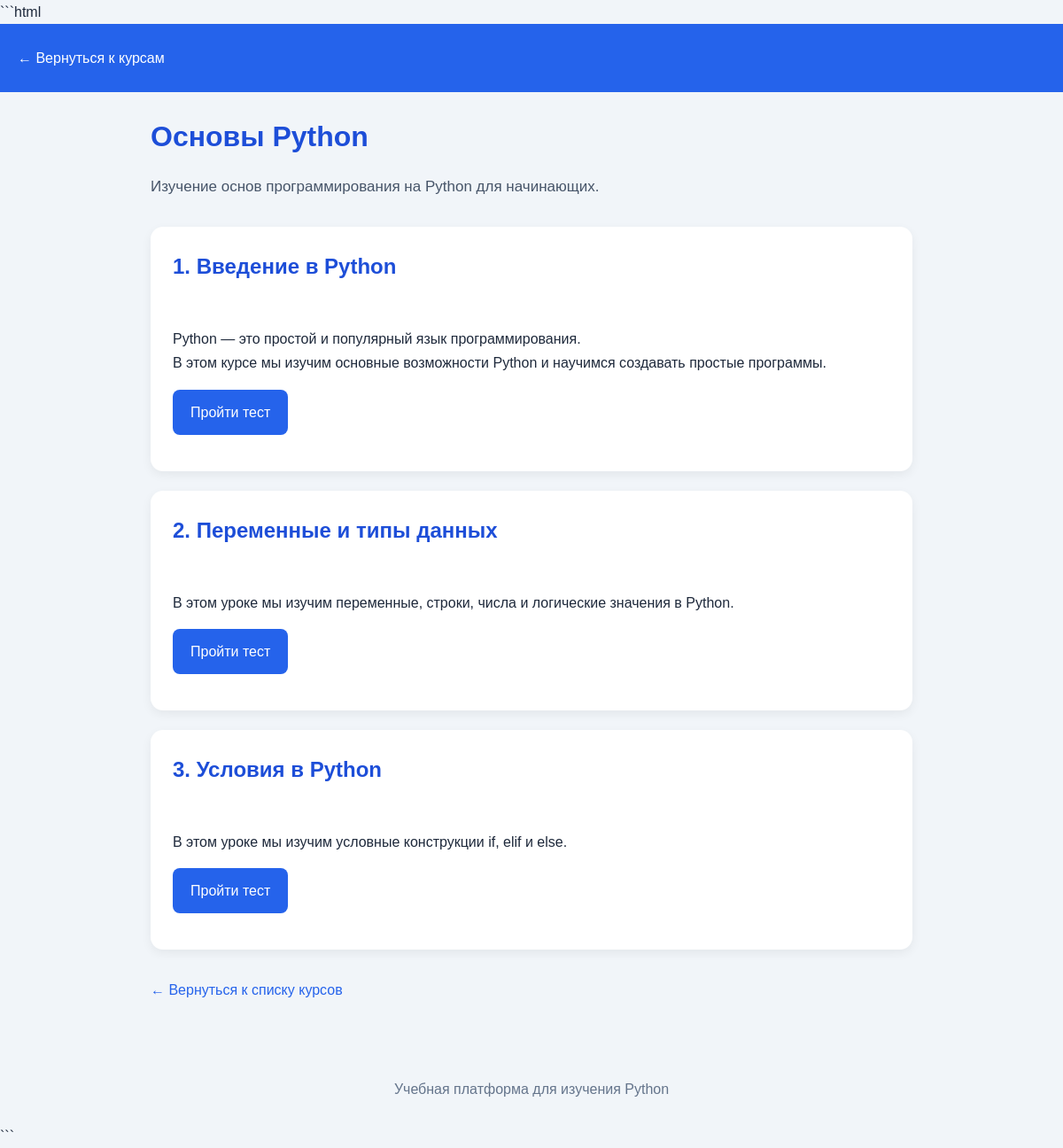
Page /users/courses/1/lessons/ on the committed database.
### users/models.py (models this page shows, shortened)
class Course(models.Model):
    title = models.CharField(
        max_length=200,
        verbose_name="Название курса"
    )
    description = models.TextField(
        verbose_name="Описание курса"
    )
    teacher = models.ForeignKey(
        User,
        on_delete=models.CASCADE,
        related_name="courses",
        verbose_name="Преподаватель"
    )
    created_at = models.DateTimeField(
        auto_now_add=True,
        verbose_name="Дата создания"
    )

class Lesson(models.Model):
    course = models.ForeignKey(
        Course,
        on_delete=models.CASCADE,
        related_name="lessons",
        verbose_name="Курс"
    )
    title = models.CharField(
        max_length=200,
        verbose_name="Название урока"
    )
    content = models.TextField(
        verbose_name="Содержание урока"
    )
    order = models.PositiveIntegerField(
        default=1,
        verbose_name="Порядковый номер"
    )
    created_at = models.DateTimeField(
        auto_now_add=True,
        verbose_name="Дата создания"
    )

### users/views.py (the view)
def lesson_list(request, course_id):
    course = Course.objects.get(id=course_id)
    lessons = Lesson.objects.filter(
        course=course
    ).order_by("order")
    return render(
        request,
        "users/lesson_list.html",
        {
            "course": course,
            "lessons": lessons,
        }
    )

### users/templates/users/lesson_list.html (shortened to what this page needs)
<!DOCTYPE html>
<html lang="ru">
<head>
</head>
<body>
    <header>
        <a href="{% url 'course_list' %}">
            ← Вернуться к курсам
        </a>
    </header>
    <main>
        <h1>{{ course.title }}</h1>
        <p class="description">
            {{ course.description }}
        </p>
        {% for lesson in lessons %}
            <section class="lesson-card">
                <h2>{{ lesson.order }}. {{ lesson.title }}</h2>
                <div class="lesson-content">
                    {{ lesson.content }}
                </div>
                {% if lesson.test %}
                    <p>
                        <a
                            class="button"
                            href="{% url 'take_test' lesson.test.id %}"
                        >
                            Пройти тест
                        </a>
                    </p>
                {% endif %}
            </section>
        {% empty %}
            <section class="lesson-card">
                Пока в этом курсе нет уроков.
            </section>
        {% endfor %}
        <a class="back-link" href="{% url 'course_list' %}">
            ← Вернуться к списку курсов
        </a>
    </main>
    <footer>
        Учебная платформа для изучения Python
    </footer>
</body>
</html>

### users/templates/users/lesson_list.html (style rules this page uses)
* { box-sizing: border-box; }
body { margin: 0; font-family: Arial, sans-serif; background: #f1f5f9; color: #1e293b; line-height: 1.7; }
header { background: #2563eb; color: white; padding: 25px 20px; }
header a { color: white; text-decoration: none; }
main { max-width: 900px; margin: 30px auto; padding: 0 20px; }
h1 { color: #1d4ed8; line-height: 1.3; }
.description { font-size: 17px; color: #475569; margin-bottom: 30px; }
.lesson-card { background: white; padding: 25px; margin-bottom: 22px; border-radius: 14px; box-shadow: 0 4px 12px rgba(0, 0, 0, 0.06); }
.lesson-card h2 { margin-top: 0; color: #1d4ed8; }
.lesson-content { white-space: pre-line; }
.button { display: inline-block; background: #2563eb; color: white; padding: 12px 20px; border-radius: 8px; text-decoration: none; }
.back-link { display: inline-block; margin: 10px 0 30px; color: #2563eb; text-decoration: none; }
footer { text-align: center; padding: 25px; color: #64748b; }

### rows in the picture
Course: title "Основы Python", description "Изучение основ программирования на Python для начинающих."
Lesson: order "1", title "Введение в Python", content "Python — это простой и популярный язык программирования. В этом курсе мы изучим основные возможности Python и научимся создавать простые программы.", shows "Пройти тест"
Lesson: order "2", title "Переменные и типы данных", content "В этом уроке мы изучим переменные, строки, числа и логические значения в Python.", shows "Пройти тест"
Lesson: order "3", title "Условия в Python", content "В этом уроке мы изучим условные конструкции if, elif и else.", shows "Пройти тест"
